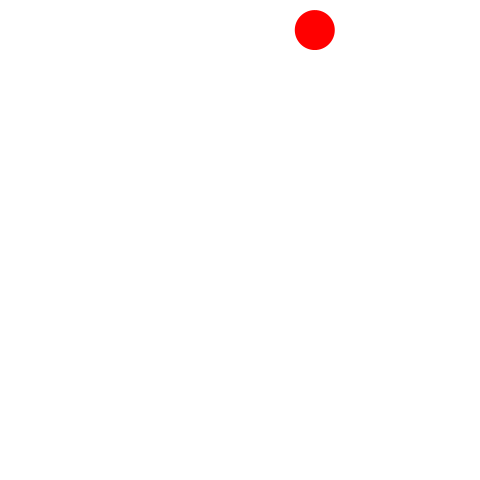
Frame 1 (no input)
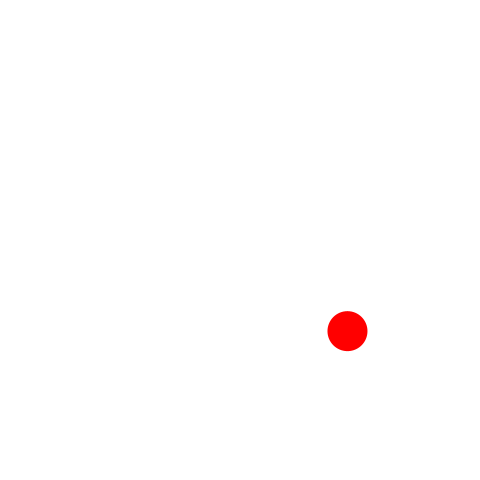
Frame 60 (the mouse pressed at the canvas centre just before this capture)
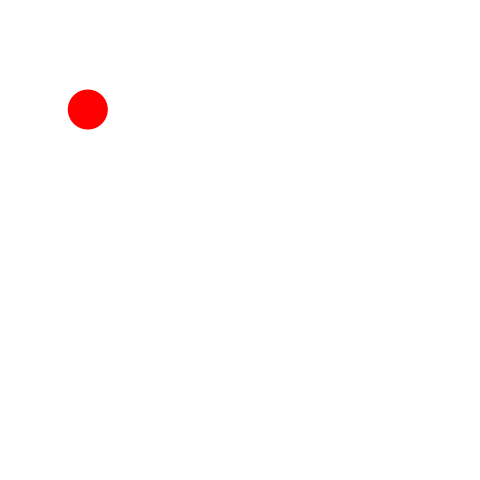
Frame 120 (the mouse held since frame 60 and released just before this capture)

The Processing sketch that drew these frames (run headless with seeded random() and noise(); from frame 60 on, the mouse is pressed at the canvas centre):

// Processing sketch: ballSplitter
// ── ballSplitter.pde
final int fps = 60;
final float vx0min = -7;
final float vx0max = 5;
final float vy0min = 4;
final float vy0max = 8;
final float hueMax = 360.0;


Ball aBall;

void setup() {
    frameRate(fps);
    size(480, 480);
    noStroke();
    colorMode(HSB, hueMax, 100, 100);
    fill(0, 0, 0);
    aBall = new Ball();
}

void draw() {
    background(0, 0, 100);
    aBall.move();
    aBall.draw();
}

class Ball {
    Ball[] balls=new Ball[10];
    int bk =0;
    final float gravity = 9.8 / fps;
    final float elas = 0.98;
    float d;
    float x;
    float y;
    float vx;
    float vy;
    final float dH = 30;
    float h = 0;
    Ball(float _x,float _y,float _vx,float _vy,float _d){
        x = _x;
        y=_y;
        vx=_vx;
        vy=_vy;
        d=_d;
    }
    Ball(float _x,float _y,float _d){
        vx=random(vx0min, vx0max);
        vy=random(vy0min, vy0max);
        d=_d;
        x = _x;
        y=_y;
    }
    Ball(){
        x = random(d / 2, width - d / 2);
        y=random(d / 2, height / 5);
        vx=random(vx0min, vx0max);
        vy=random(vy0min, vy0max);
        d=40;
    }
    void move() {
        x  += vx;
        vy += gravity;
        y  += vy;
        if (x < d / 2) {
            vx = - vx * elas;
            x = d / 2;
        } else if (x > width - d / 2) {
            vx = - vx  * elas;
            x = width - d / 2;
        }
        if (y > height - d / 2) {
            vy = - vy * elas;
            y = height - d / 2;
        } else if (y < d / 2) {
            vy = - vy * elas;
            y = d / 2;
        }
        if((x-mouseX)*(x-mouseX)+(y-mouseY)*(y-mouseY)-(d*d)/4<0){
            h+=dH;
            if(h>=360){
                h-=hueMax;
            }
            if(balls[bk]==null||bk<balls.length){
                balls[bk] = new Ball(x,y,d*2/3);
                bk++;
            }
            if(d*2/3>0){
                d=d*2/3;
            }
        }
    }
    void draw() {
        fill(h, 100, 100);
        ellipse(x, y, d, d);
        for(int i =0;i<balls.length;i++){
            if(balls[i]!=null){
                balls[i].move();
                balls[i].draw();
            }
        }
    }
}
